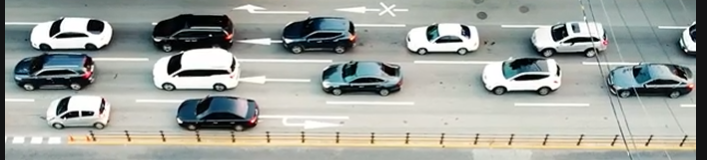
#> input picture opencv_study/images/cars.png, 707 x 160 px, found by its file name
$ python opencv_boundingRect.py
#> lines starting #> are read from the running program, lines starting #| are printed output that depends on the picture; after the words box and inside, x2 and y2 are one past the last pixel; in counts of white or black regions, pixels touching at a corner belong together
import cv2
img = cv2.imread('opencv_study/images/cars.png')
#> img is the input picture: shape (160, 707, 3); mean B, G, R 157.5, 163, 158.7


gray = cv2.cvtColor(img, cv2.COLOR_BGR2GRAY)
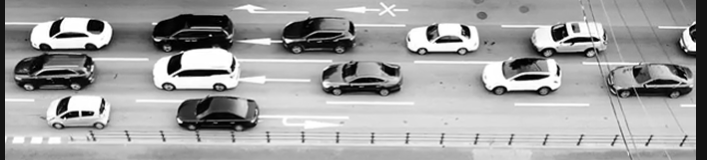
#> gray: shape (160, 707); min 0, max 255, mean 161.1

blur = cv2.GaussianBlur(gray, (9,9), 0)
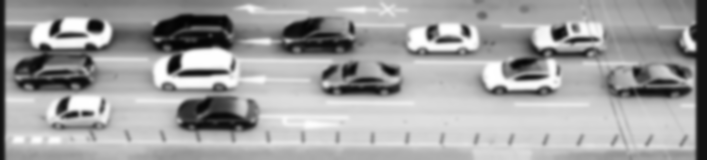
#> blur: shape (160, 707); min 2, max 255, mean 161.1


_, thresh = cv2.threshold(
    blur,100,255, cv2.THRESH_BINARY_INV
)
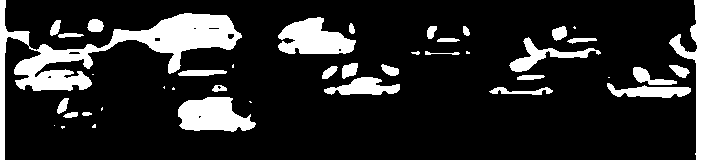
#> thresh: shape (160, 707); 16.1% white; 42 white regions (12 under 20 px)


contourts, hier = cv2.findContours(
    thresh,
    cv2.RETR_LIST,
    cv2.CHAIN_APPROX_SIMPLE
)
#> contourts = 51 contours, 18 with area under 20; largest, box (x1, y1, x2, y2) and area: (0, 0, 242, 160) 6420, (669, 0, 707, 160) 1938, (178, 97, 256, 132) 1830, (278, 17, 356, 54) 1791, (509, 37, 601, 72) 744

result = img.copy()

for cnt in contourts:
    x,y,w,h = cv2.boundingRect(cnt)
    cv2.rectangle(
        result,
        (x,y),
        (x+w,y+h),
        (0,0,255),2
    )
#> this loop made 51 passes
#> (x, y, w, h) on passes 1, 2, 3, 4, 5, 6, 9, 10, 11, 12, 13, 15: (61, 126, 4, 3), (54, 125, 1, 1), (92, 124, 4, 4), (198, 115, 4, 4), (82, 112, 10, 4), (63, 112, 15, 6), (57, 98, 12, 16), (178, 97, 78, 35), (489, 87, 64, 8), (172, 87, 3, 3), (217, 85, 5, 5), (212, 85, 15, 7)
#> (cnt, x, y, w, h) on passes 7, 8, 14, 17, 21, 27: ([[102, 107], [101, 108], [101, 110], [102, 109]], 101, 107, 2, 4), ([[249, 101], [250, 102], [251, 102], [250, 101]], 249, 101, 3, 2), ([[164, 86], [163, 87], [164, 88]], 163, 86, 2, 3), ([[608, 77], [609, 77]], 608, 77, 2, 1), ([[92, 74], [93, 74]], 92, 74, 2, 1), ([[233, 64], [232, 65], [232, 67], [233, 67]], 232, 64, 2, 4)
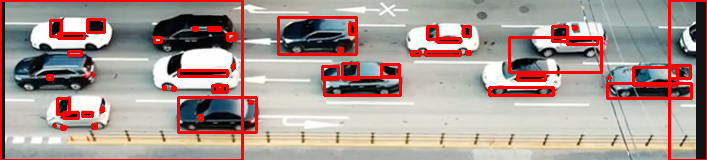
#> result: shape (160, 707, 3); 9.02% of pixels changed, all inside (x1, y1, x2, y2) = (0, 0, 707, 160)

cv2.imshow('result', result)
cv2.waitKey(0)
cv2.destroyAllWindows()

$ run again, with opencv_study/images/coin.png copied over opencv_study/images/cars.png
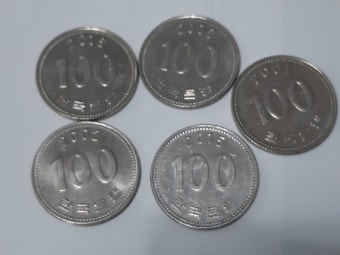
#> input picture opencv_study/images/coin.png, 340 x 255 px, found by its file name
#> img is the input picture: shape (255, 340, 3); mean B, G, R 138.8, 135.2, 131.8
#> `_, thresh = cv2.threshold( blur,100,255, cv2.THRESH_BINARY_INV )`:
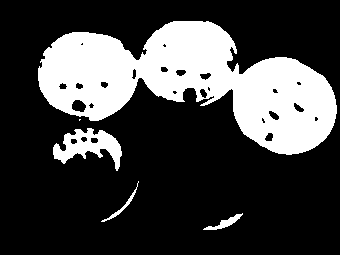
#> thresh: shape (255, 340); 25.7% white; 5 white regions (1 under 20 px)
#> contourts = 29 contours, 8 with area under 20; largest, box (x1, y1, x2, y2) and area: (38, 21, 337, 155) 20728, (53, 128, 122, 171) 1336, (203, 213, 243, 230) 162, (71, 99, 87, 113) 146, (101, 181, 139, 222) 98
#> the loop `for cnt in contourts:` made 29 passes
#> (x, y, w, h) on passes 1, 2, 3, 4, 5, 6, 7, 9: (203, 213, 40, 17), (101, 181, 38, 41), (70, 138, 8, 7), (90, 137, 9, 7), (80, 136, 8, 7), (264, 132, 10, 10), (53, 128, 69, 43), (261, 117, 5, 7)
#> after the loop `for cnt in contourts:`:
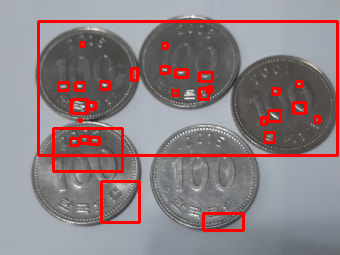
#> result: shape (255, 340, 3); 7.22% of pixels changed, all inside (x1, y1, x2, y2) = (37, 20, 339, 232)

$ run again, with opencv_study/images/door.png copied over opencv_study/images/cars.png
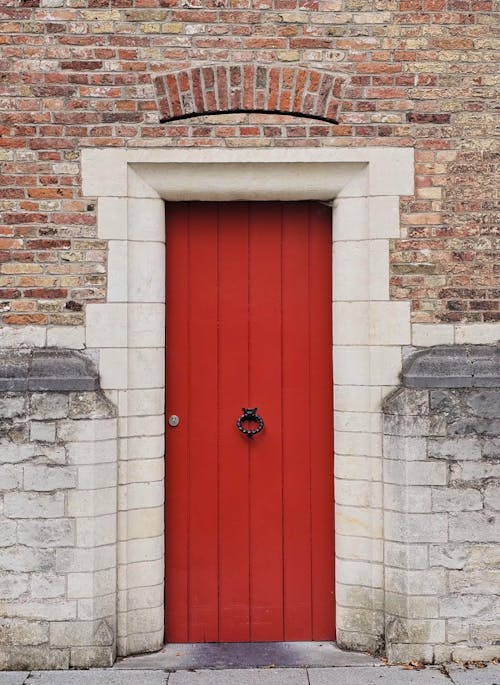
#> input picture opencv_study/images/door.png, 500 x 685 px, found by its file name
#> img is the input picture: shape (685, 500, 3); mean B, G, R 125.6, 133.2, 171.6
#> `_, thresh = cv2.threshold( blur,100,255, cv2.THRESH_BINARY_INV )`:
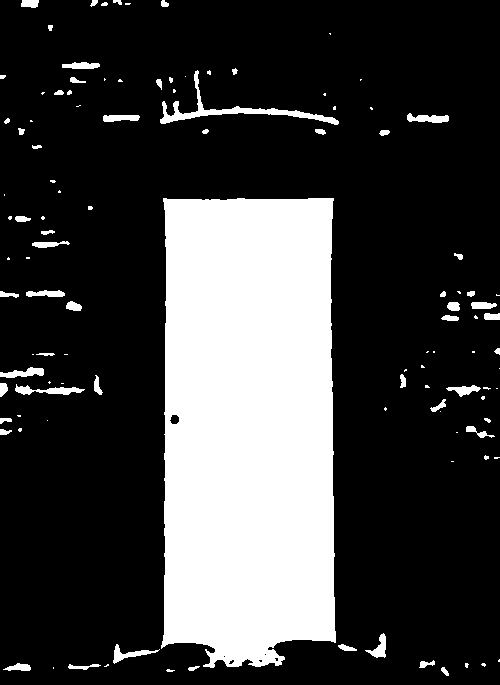
#> thresh: shape (685, 500); 24.2% white; 112 white regions (56 under 20 px)
#> contourts = 118 contours, 72 with area under 20; largest, box (x1, y1, x2, y2) and area: (161, 198, 336, 668) 75399, (160, 70, 339, 125) 1062, (15, 384, 85, 395) 286, (0, 367, 44, 378) 227, (407, 113, 449, 123) 224
#> the loop `for cnt in contourts:` made 118 passes
#> (x, y, w, h) on passes 1, 2, 4, 5, 6, 7, 8, 9: (166, 669, 9, 3), (441, 667, 8, 9), (188, 666, 12, 5), (104, 664, 5, 3), (68, 664, 33, 6), (481, 663, 5, 4), (465, 663, 4, 5), (3, 663, 28, 8)
#> after the loop `for cnt in contourts:`:
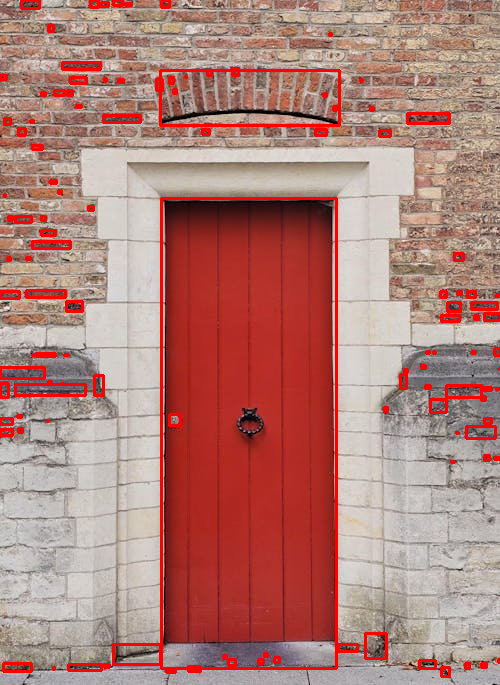
#> result: shape (685, 500, 3); 4.48% of pixels changed, all inside (x1, y1, x2, y2) = (0, 0, 500, 678)
